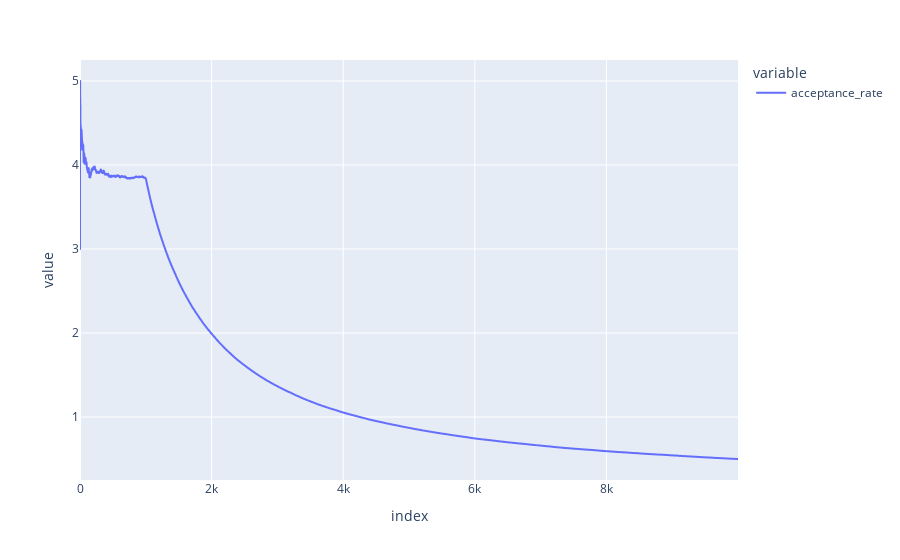

Source (notebook cell):
### Code cell
gev_estimator.plot_acceptance_rate(ar)

### Figure 1 — Plotly figure (JSON) as saved in the notebook; plotly's stock layout.template omitted (floating-point values rounded to 4 significant figures; data arrays with more than 128 entries replaced by an {"elided": "..."} marker saying what was removed)
{"data": [{"hovertemplate": "variable=acceptance_rate<br>index=%{x}<br>value=%{y}<extra></extra>", "legendgroup": "acceptance_rate", "line": {"color": "#636efa", "dash": "solid"}, "marker": {"symbol": "circle"}, "mode": "lines", "name": "acceptance_rate", "showlegend": true, "type": "scattergl", "x": {"elided": "10000 int values"}, "xaxis": "x", "y": {"elided": "10000 float values"}, "yaxis": "y"}], "layout": {"legend": {"title": {"text": "variable"}, "tracegroupgap": 0}, "margin": {"t": 60}, "xaxis": {"anchor": "y", "domain": [0, 1], "title": {"text": "index"}}, "yaxis": {"anchor": "x", "domain": [0, 1], "title": {"text": "value"}}}}
